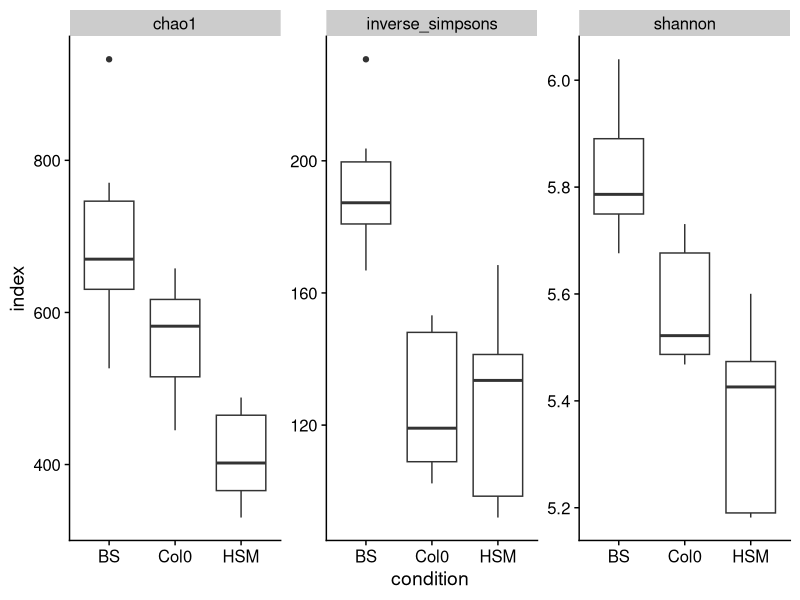
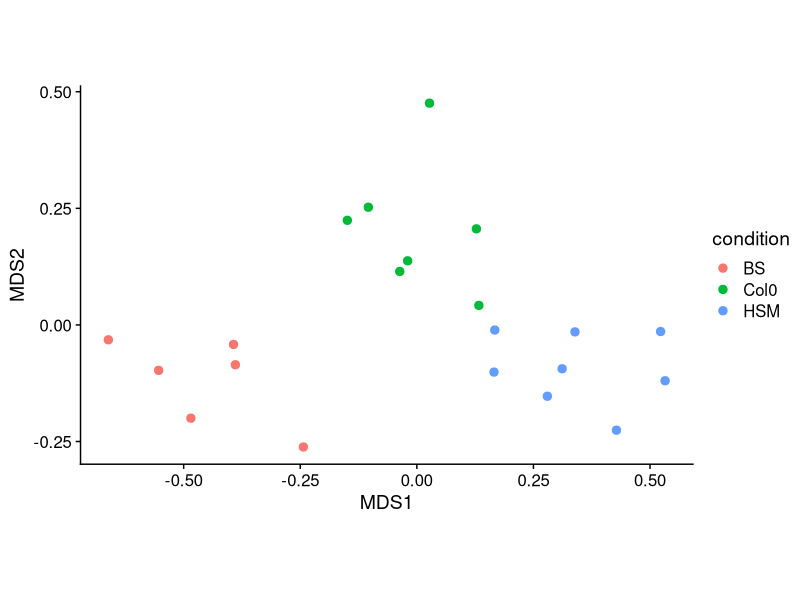
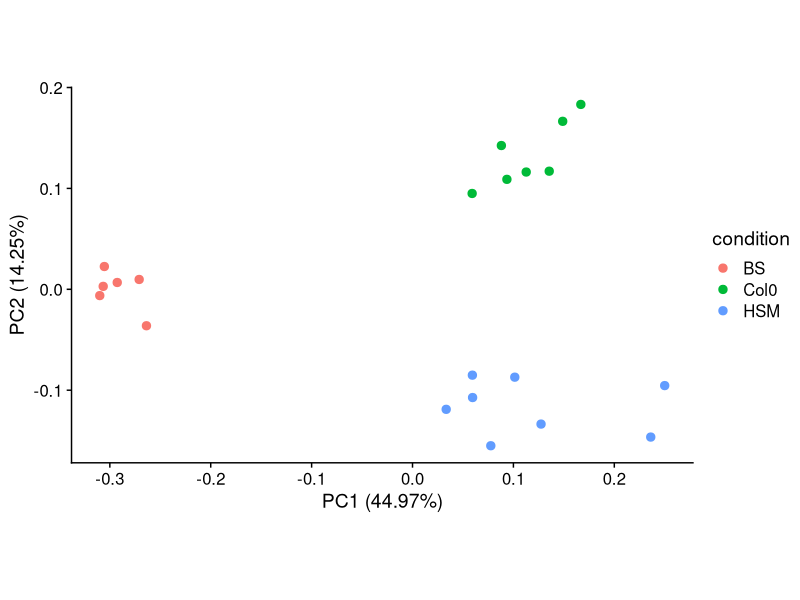
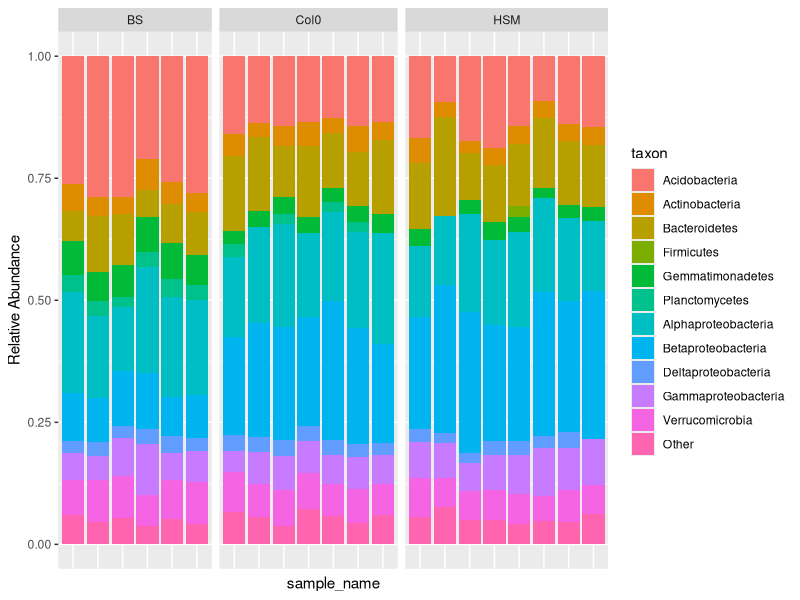

R code for these plots, in order:
# Andrew Wilson
# 14 November 2019
# Song, Y. et al

#########
# Setup #
#########

# Load packages
library(tidyverse)
library(vegan)
library(ape)
library(cowplot)

# Set working directory
setwd("./compbio/hsm_community_seq/")
# Load data
hsm_otu_table <-
  read.table("otu_table.tsv", header = TRUE, sep = "\t")
hsm_16s_metadata <- read.csv("metadata.csv")
hsm_16s_taxonomy <-
  read.table("taxonomy.tsv", header = TRUE, sep = "\t")

condition_of_interest <- c("BS", "HSM", "Col0")

## Generate vector of ranks for phylum-level comparisons
taxa <- as.character(hsm_16s_taxonomy$Taxon)
plot_ranks <- sapply(taxa, function(x) {
  taxon_list <- unlist(strsplit(x, "; "))
  if (length(taxon_list) == 1 | taxon_list[2] == "p__") {
    return(paste("Unclassified", str_replace(taxon_list[1], "k__", "")))
  } else if (taxon_list[2] == "p__Proteobacteria" &
             length(taxon_list) >= 3) {
    return(str_replace(taxon_list[3], "c__", ""))
  } else {
    return(str_replace(taxon_list[2], "p__", ""))
  }
})

## Fix Taxonomy file
hsm_16s_taxonomy$Taxon <-
  str_replace_all(hsm_16s_taxonomy$Taxon,  "[a-z]__", "")
hsm_16s_taxonomy <-
  separate(hsm_16s_taxonomy,
           col = Taxon,
           into = c("k", "p", "c", "o", "f", "g", "s")) %>%
  replace_na(list(
    k = "",
    p = "",
    c = "",
    o = "",
    f = "",
    g = "",
    s = ""
  ))
hsm_16s_taxonomy$plot_ranks <- plot_ranks
endosymbionts <- filter(hsm_16s_taxonomy, c == "Chloroplast" | f == "mitochondria")

hsm_otu_table <- filter(hsm_otu_table, !(OTU_ID %in% endosymbionts$Feature.ID))
rownames(hsm_otu_table) <- hsm_otu_table$OTU_ID
## Create master dataframe with all data
hsm_otus_with_tax <- hsm_otu_table[,-1]
hsm_otus_with_tax <-
  as.data.frame(vegan::decostand(hsm_otus_with_tax, method = "total", 2))
hsm_otus_with_tax$Feature.ID <- rownames(hsm_otus_with_tax)
hsm_otus_with_tax <-
  inner_join(hsm_otus_with_tax, hsm_16s_taxonomy) %>%
  pivot_longer(cols = 1:76,
               names_to = "sample_name",
               values_to = "abundance") %>%
  inner_join(hsm_16s_metadata)



#############
# Diversity #
#############

# Rarefy OTUs for diversity measurements
otu_names <- as.character(hsm_otu_table$OTU_ID)
hsm_otu_table <- data.frame(t(hsm_otu_table[, -1]))
colnames(hsm_otu_table) <- otu_names
hsm_otus_rarified <- data.frame(rrarefy(hsm_otu_table, 11095))

# Separate samples by soil type
s17_samples <-
  as.character(hsm_16s_metadata$sample_name[hsm_16s_metadata$soil == "s17" &
                                              hsm_16s_metadata$condition %in% condition_of_interest])

s17_rarified_otus <-
  filter(hsm_otus_rarified,
         rownames(hsm_otus_rarified) %in% s17_samples)
hsm_otus_rarified <- s17_rarified_otus

s17_unrarified_otus <-
  filter(hsm_otu_table, rownames(hsm_otu_table) %in% s17_samples)

# Alpha Diversity measurements
alpha_diversity <- data.frame(
  "sample_name" = s17_samples,
  "inverse_simpsons" = diversity(hsm_otus_rarified, "invsimpson", MARGIN = 1),
  "shannon" = diversity(hsm_otus_rarified, MARGIN = 1),
  "chao1" = estimateR(hsm_otus_rarified)[2,]
) %>%
  gather(key = "metric", value = "index",-1) %>%
  inner_join(hsm_16s_metadata)


alpha_diversity_plot <-
  ggplot(alpha_diversity, aes(condition, index)) +
  facet_wrap(. ~ metric, scales = "free") +
  geom_boxplot() +
  theme_cowplot()

ggsave(plot = alpha_diversity_plot, "alpha_diversity.pdf")

# NMDS/PCoA of Bray-Curtis dissimilarity
## Run MDS on S17 samples
s17_mds <- data.frame(metaMDS(s17_rarified_otus)$points)
s17_mds$sample_name <- s17_samples
s17_mds <- inner_join(hsm_16s_metadata, s17_mds)
## Plot S17 MDS
s17_mds_plot <-
  ggplot(s17_mds, aes(MDS1, MDS2, colour = condition)) +
  geom_point(size = 2.5) +
  coord_fixed() +
  theme_cowplot()
ggsave(plot = s17_mds_plot, "nmds.pdf")

## Run PCoA
s17_dist <- vegdist(s17_rarified_otus, "bray")
s17_pcoa <- pcoa(s17_dist)
s17_pcoa_df <- as.data.frame(s17_pcoa$vectors[, 1:2])
s17_pcoa_df$sample_name <- s17_samples
s17_pcoa_df <- inner_join(hsm_16s_metadata, s17_pcoa_df)
axis_names <- s17_pcoa$values$Relative_eig[1:2]

## Plot PCoA
s17_pcoa_plot <-
  ggplot(s17_pcoa_df, aes(Axis.1, Axis.2, colour = condition)) +
  geom_point(size = 2.5) +
  coord_fixed() +
  xlab(paste0("PC1", " (", round(axis_names[1] * 100, digits = 2), "%)")) +
  ylab(paste0("PC2", " (", round(axis_names[2] * 100, digits = 2), "%)")) +
  theme_cowplot()

ggsave(plot = s17_pcoa_plot, "pcoa.pdf")

## Run PERMANOVA for each MDS plot
permanova_s17 <-
  adonis(s17_rarified_otus ~ condition, data = s17_pcoa_df)
capture.output(permanova_s17, file = "permanova_pcoa.txt")


# Phylum-Level Bar Chart
phylum_chart_df <- hsm_otus_with_tax %>%
  group_by(sample_name, plot_ranks, soil, condition)%>%
  summarize(abundance = sum(abundance))%>%
  filter(condition %in% condition_of_interest & soil == "s17")

phylum_chart_df$taxon <- sapply(1:987, function(x){
  if(phylum_chart_df[x,5] >= 0.02){
    unlist(phylum_chart_df[x, 2])
  } else {
    return("Other")
  }
})

phylum_chart_df$taxon <- factor(phylum_chart_df$taxon,levels = c(
  "Acidobacteria", "Actinobacteria", "Bacteroidetes","Cyanobacteria", "Firmicutes",
  "Gemmatimonadetes", "Planctomycetes", "Alphaproteobacteria", "Betaproteobacteria",
  "Deltaproteobacteria", "Gammaproteobacteria", "Verrucomicrobia", "Other"))

phylum_chart_df <- phylum_chart_df %>%
  group_by(sample_name, taxon, soil, condition)%>%
  summarize(abundance = sum(abundance))

phylum_chart <- ggplot(phylum_chart_df, aes(x = sample_name, y = abundance, fill = taxon))+
  facet_grid(.~condition, scales = "free_x", space = "free")+
  geom_bar(stat = "identity")+
  scale_y_continuous(name = "Relative Abundance")+
  theme(axis.text.x = element_blank(), axis.ticks.x = element_blank())

ggsave(plot = phylum_chart, "phylum_bar_chart.pdf")

## Code for multiple t tests goes here

#############
# Abundance #
#############


plot_family <-
  function(family,
           conditions = condition_of_interest,
           soil = "s17") {
    subset_df <-
      filter(hsm_otus_with_tax,
             f == family &
               condition %in% conditions & soil == "s17") %>%
      group_by(sample_name, condition) %>%
      summarize(ag_abundance = sum(abundance))
    capture.output(
      t.test(ag_abundance ~ condition, data = subset_df),
      file = paste0("output/", family, ".ttest.txt")
    )
    write_csv(subset_df, path = paste0("output/", family, "_abundances.csv"))
  }
